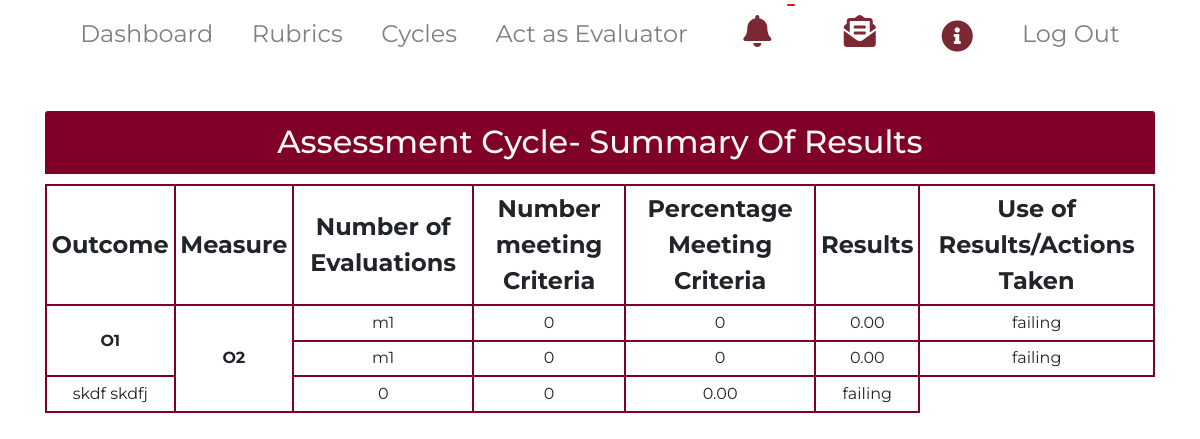
Before: /generate_cycle_report/11 (signed in) with the older database file.
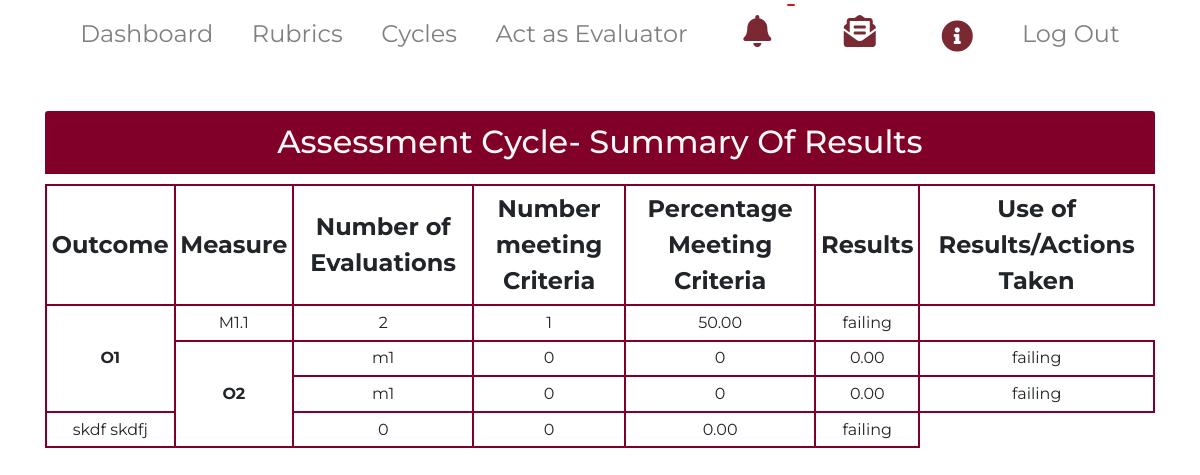
After: the same page with the newer database file.
### main/models.py (models this page shows, shortened)
class Outcome(models.Model):
    title = models.CharField(max_length=200, default='', null=True)
    desc = models.CharField(max_length=600, null=True)
    status = models.BooleanField(default=True)
    cycle = models.ManyToManyField(Cycle)
    course = models.ManyToManyField(Course)
    coordinator = models.ForeignKey(CoOrdinator,null=True,on_delete=models.CASCADE)
    def __str__(self):
        return self.title

class Measure(models.Model):
    CUTOFF_TYPES = (('Percentage', 'Percentage'),
                  ('Percentile', 'Percentile'),
                  ('Average', 'Average')
                 )
    cutoff_type = models.CharField(max_length = 100, choices=CUTOFF_TYPES, default='Percentage')
    TOOL_TYPES = (('Rubric', 'Rubric'),
                  ('Test score', 'Test score')
                  )
    tool_type = models.CharField(max_length=100, choices=TOOL_TYPES, default='Rubric')
    STATUS_TYPES = (('passing', 'passing'),
                    ('failing', 'failing'),
                    ('passed', 'passed'),
                    ('failed', 'failed')
                    )
    status = models.CharField(max_length=100, choices=STATUS_TYPES, default='failing')
    statusPercent = models.FloatField(default=0.0)
    evaluationPercent = models.FloatField(default=0.0)
    measureTitle = models.CharField(max_length=200, default='', null=True)
    outcome = models.ForeignKey(Outcome, null=True, on_delete = models.CASCADE)
    cutoff_percentage = models.FloatField(null=True, blank = True, default=0)
    cutoff_score = models.FloatField(null=True, blank=True, default=0)
    rubric = models.ForeignKey(Rubric,null=True, blank = True, on_delete = models.CASCADE)
    test_score = models.ForeignKey(Test_score, null=True, blank = True, on_delete = models.CASCADE)
    student = models.ManyToManyField(Student)
    evaluator = models.ManyToManyField(Evaluator)
    coordinator = models.ForeignKey(CoOrdinator,null=True,on_delete=models.CASCADE)

### main/views.py (the view)
# urls.py: path('generate_cycle_report/<int:cycle_id>', views.generate_cycle_report, name = 'generate_cycle_report'),
def generate_cycle_report(request, cycle_id):
    cycle = Cycle.objects.get(id=cycle_id)
    outcomes = Outcome.objects.filter(cycle=cycle)
    data = dict()
    me = []
    count = 0
    num = 0
    measures = None
    outcome = None
    msgs = Broadcast.objects.filter(receiver=request.user.email).order_by('-sent_at')
    for outcome in outcomes:
        measures = Measure.objects.filter(outcome=outcome)
        for measure in measures:
            evaluated_student_count = custom_students.objects.filter(measure=measure, grade__isnull = False, current=True).count()
            number_of_pass_cases = custom_students.objects.filter(measure=measure,grade__gte = measure.cutoff_score, current=True).count()
            count = count + 1
            me.append([evaluated_student_count, number_of_pass_cases,  outcome.title, measure.measureTitle,  measure.statusPercent, measure.status, Measure.objects.filter(outcome=outcome).count(), outcome.id])
    print(me)
    context ={'outcomes':outcomes, 'measures':measures, 'cycle_id': cycle_id,
    'count':range(len(me)), 'data':me, 'msgs':msgs, 'outcome': outcome, 'num': measures.count()}
    return render(request, 'main/cycle_report.html', context)

### main/templates/main/cycle_report.html (shortened to what this page needs)
{% extends  'main/adminbase.html' %}
{%load static%}
{% block body_block %}
<div class="container">
<h2 class="card-header"><center> Assessment Cycle- Summary Of Results</center></h2>
<div class="table-responsive">
  {%if outcomes%}
<table class="table table-bordered table-hover table-sm">
  <tr>
    <th class="align-middle">Outcome</th>
    <th class="align-middle">Measure</th>
    <th class="align-middle">Number of Evaluations</th>
    <th class="align-middle">Number meeting Criteria</th>
    <th class="align-middle">Percentage Meeting Criteria</th>
    <th class="align-middle">Results</th>
    <th class="align-middle">Use of Results/Actions Taken</th>
  </tr>
{%for outcome in outcomes%}
<tr>
    <td class="align-middle" rowspan="{{num}}"><strong>{{outcome}}</strong></td>
{%for d in data%}
  {%if d.7 == outcome.id%}
      <td>{{d.3}}</td>
      <td >{{d.0}} </td>
      <td >{{d.1}} </td>
      <td>{{d.4|floatformat:2}} </td>
      <td>{{d.5}}</td>
</tr>
  {%endif%}
{%endfor%}
{%endfor%}
{%endif%}
</table>
</div>
</div>
{% endblock %}

Changed rows visible on the page:
added Measure: measureTitle "M1.1", statusPercent "50.00", status "failing"
Other visible differences:
new list line: "2 1"
